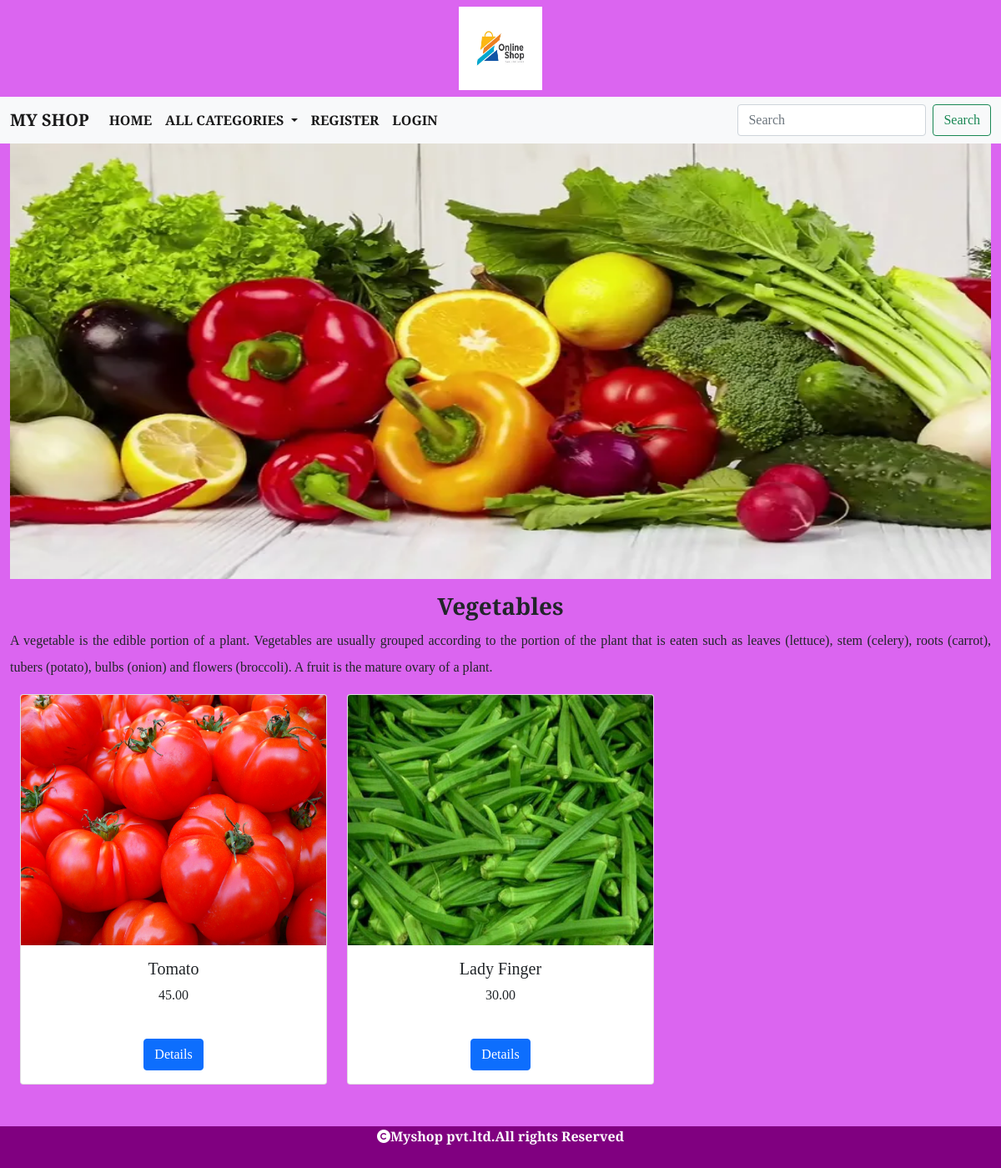
/products/Vegetables, run on the app's committed database.
### shop/models.py (models this page shows, shortened)
class Category(models.Model):
    name=models.CharField(max_length=20)
    desc=models.TextField()
    image=models.ImageField(upload_to="images/category",null=True,blank=True)

class Product(models.Model):
    name=models.CharField(max_length=20)
    desc=models.TextField()
    image=models.ImageField(upload_to="images/product",null=True,blank=True)
    price=models.DecimalField(max_digits=10,decimal_places=2)
    category=models.ForeignKey(Category,on_delete=models.CASCADE)  #foreign key
    stock=models.IntegerField()
    available=models.BooleanField(default=True)
    created=models.DateTimeField(auto_now_add=True)
    updated=models.DateTimeField(auto_now=True)

### shop/views.py (the view)
# urls.py: path('products/<p>',views.allproducts,name="allprod"),
def allproducts(request,p):
    c=Category.objects.get(name=p)
    p=Product.objects.filter(category=c)
    return render(request,'product.html',{'c':c,'p':p})

### cart/context_processors.py (called while the page is built)
def total(request):
    item_count=0
    if request.user:
        u=request.user
    try:
        cart=Cart.objects.filter(user=u)
        for i in cart:
            item_count+=i.quantity
    except:
        item_count=0
    return {'count':item_count}

### shop/context_processors.py (called while the page is built)
def menu_links(request):
    c=Category.objects.all()
    return {'links':c}

### templates/product.html
{% extends 'base.html' %}
{% load static %}
{% block content %}
<div class="container-fluid">
    <img src="{{c.image.url}}" width="100%" height="522px">
</div>
<div class="container-fluid mt-3" style="margin-bottom:100px;">
    <h3 class="text-center fw-bold">
        {{c.name}}
    </h3>
    <p style="text-align:justify;line-height:2;">
        {{c.desc}}
    </p>
    <div class="container-fluid" style="margin-bottom:100px;">
    <center>
    <div class="row">
        {% for i in p %}
        <div class="col-sm-4">
            <div class="card" style="width:100%;">
              <img src="{{i.image.url}}" class="card-img-top" alt="..." height="300px" width="100%">
              <div class="card-body">
                <h5 class="card-title">{{i.name}}</h5>
                  <p>{{i.price}}</p><br>
                <a href="{% url 'shop:details' i.name %}" class="btn btn-primary">Details</a>
              </div>
            </div>
        </div>
        {% endfor %}
    </div>
        </center>
</div>
</div>
{% endblock %}

### static/css/style.css (style rules this page uses)
body { font-family: 'Slabo 27px', serif; background-color:#db65f0; }

### data on the page
Category: image (picture), name "Vegetables", desc "A vegetable is the edible portion of a plant. Vegetables are usually grouped according to the portion of the plant that is eaten such as leaves (lettuce), stem (celery), roots (carrot), tubers (potato), bulbs (onion) and flowers (broccoli). A fruit is the mature ovary of a plant."
Product: image (picture), name "Tomato", price "45.00"
Product: image (picture), name "Lady Finger", price "30.00"
